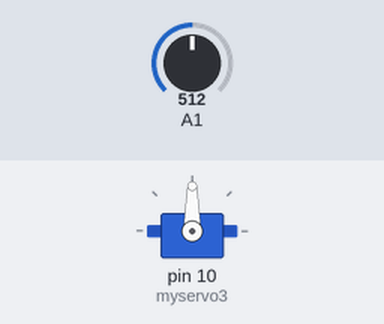
Recording of a sketch running on a simulated Arduino Uno, built with avr-gcc and run on an emulated ATmega328P. Shown: servo. Inputs (shaded band) come from the test bench; at power-on: A1 = 512. What the sketch prints to the serial monitor is not drawn.

Above: at 1.2 s.
1.3 s: A1 set to 716
At 1.9 s:
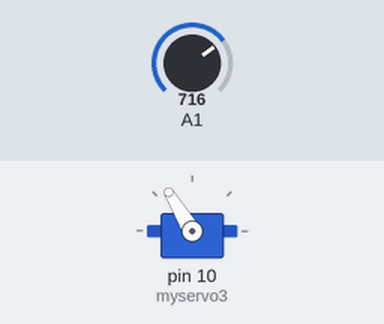
2.8 s: A1 set to 900
At 3.1 s:
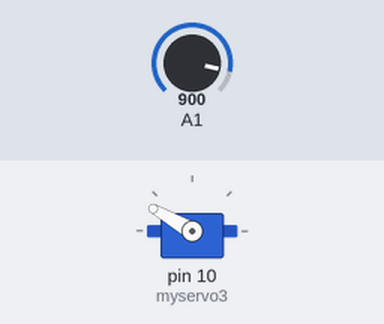
4.3 s: A1 set to 1023
At 5.4 s:
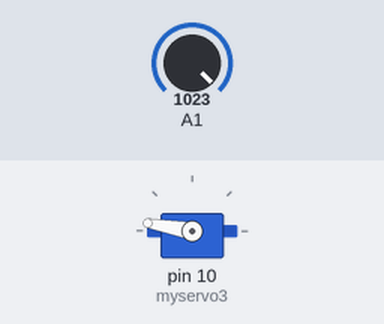
5.8 s: A1 set to 306
At 6.6 s:
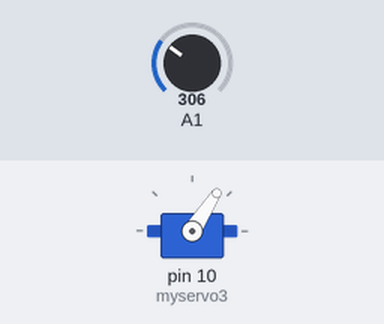
7.3 s: A1 set to 122
At 7.6 s:
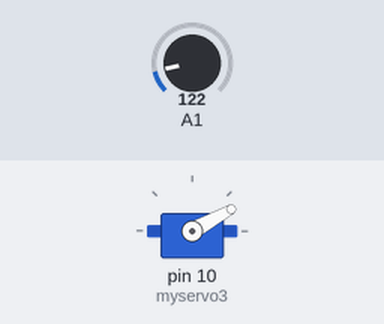
8.8 s: A1 set to 0
At 9.9 s:
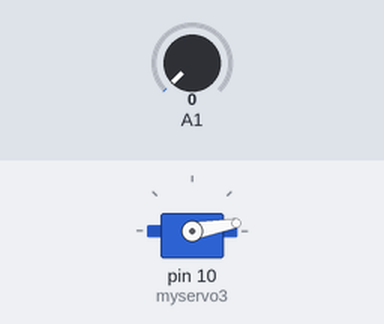
Timing chart, 0 to 11.3 s (numbered marks = the images above; inputs shaded):
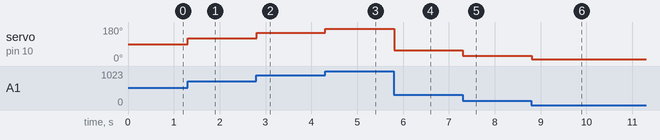

The sketch:

Test_servo_potenciometre.ino
```cpp
#include <Servo.h>
Servo myservo3;
void setup() {
  // put your setup code here, to run once:
  Serial.begin(9600);
  myservo3.attach(10);
  pinMode(A1, INPUT);
  myservo3.write(70);
}

void loop() {
  // put your main code here, to run repeatedly:
  int r = analogRead(A1);
  int a = map(r, 0, 1023, 10, 170);
  Serial.println(a);
  myservo3.write(a);
}
```

Measured:
- after the input at 1.3 s, servo on pin 10 (myservo3): 90° → 121° at once
- after the input at 2.8 s, servo on pin 10 (myservo3): 121° → 150° at once
- after the input at 4.3 s, servo on pin 10 (myservo3): 150° → 170° at once
- after the input at 5.8 s, servo on pin 10 (myservo3): 170° → 57° at once
- after the input at 7.3 s, servo on pin 10 (myservo3): 57° → 29° at once
- after the input at 8.8 s, servo on pin 10 (myservo3): 29° → 10° at once
